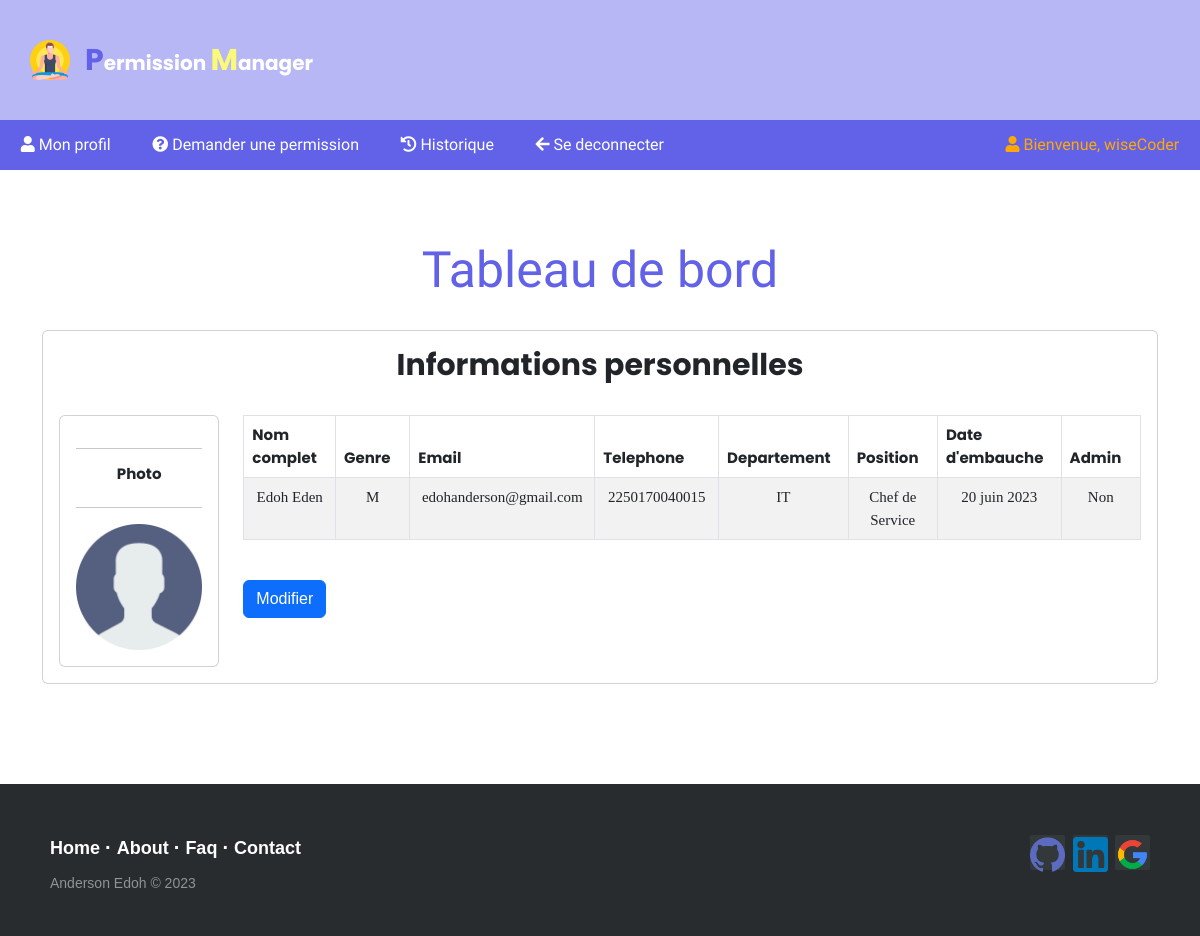
/dashboard/ (signed in), run on the app's committed database.
### my_app/models.py (models this page shows, shortened)
class Employee(AbstractUser):
    GENDER_CHOICES = [
        ('M', 'Masculin'),
        ('F', 'Féminin'),
    ]
    full_name = models.CharField(max_length=255, verbose_name="Nom complet")
    gender = models.CharField(max_length=1, choices=GENDER_CHOICES, default='M')
    department = models.CharField(max_length=100, verbose_name="Département")
    position = models.CharField(max_length=100, verbose_name="Poste")
    hire_date = models.DateField(verbose_name="Date d'embauche")
    phone_no = models.IntegerField(null=True, verbose_name="Numéro de téléphone")
    email = models.EmailField(verbose_name="Adresse e-mail")
    photo = models.ImageField(upload_to='employee_photos/', null=True, blank=True, verbose_name="Photo")
    is_admin = models.BooleanField(default=False, verbose_name="Administrateur")
    groups = models.ManyToManyField(
        'auth.Group',
        verbose_name='groups',
        blank=True,
        related_name='employee_groups',
        related_query_name='employee',
    )
    user_permissions = models.ManyToManyField(
        'auth.Permission',
        verbose_name='user permissions',
        blank=True,
        related_name='employee_user_permissions',
        related_query_name='employee',
        help_text='Permissions for the employee',
    )

### my_app/views.py (the view)
# urls.py: path("dashboard/", views.dashboard_view, name="dashboard"),  # url du tableau de bord*
@login_required
def dashboard_view(request):
    if request.user.is_admin:
        permission_requests = PermissionRequest.objects.all()
        context = {
            'permission_requests': permission_requests
        }
        return render(request, 'my_app/admin_dashboard.html', context)
    else:
        user = request.user  # Obtient l'utilisateur connecté
        context = {
            'user': user
        }
        return render(request, 'my_app/dashboard.html', context)

### my_app/templates/my_app/dashboard.html (shortened to what this page needs)
{% extends 'my_app/base.html' %}
{% load static %}
{% block content %}
<section>
    <div class="div-2">
    <ul>
        <a class="onglet" href="{% url 'my_app:dashboard' %}"><li ><i class="fa fa-user" ></i> Mon profil</li></a>
        <a class="onglet" href="{%  url 'my_app:permission_request' %}"><li><i class="fa fa-question-circle"></i> Demander une permission</li></a>
        <a class="onglet" href="{%  url 'my_app:history' %}"><li><i class="fa fa-history"></i> Historique</li></a>
        <a class="onglet" href="{% url 'my_app:logout' %}"><li ><i class="fa fa-arrow-left"></i> Se deconnecter</li></a>
        <li>
            <span>
                <i class="fa fa-user"></i>
                Bienvenue, {{user.username}}
            </span>
        </li>
    </ul>
    </div>
    <h1 class="titre-1">Tableau de bord</h1>
     <div class="container">
        <div class="card card-body div-3">
            <h3 class="titre-3">Informations personnelles</h3>
            <div class="row mt-4">
                <div class="col-md-2">
                    <div class="card card-body">
                        <hr>
                        <h4 class="titre-4">Photo</h4>
                        <hr>
                        {% if user.photo %}
                            <img class="profile_img" src="{{ user.photo.url }}" >
                        {% else %}
                            <img class="profile_img" src="{% static '/img/generaluser.png' %}" >
                        {% endif %}
                    </div>
                </div>
                <div class="col-md-10">
                    <table class="table table-hover table-striped table-bordered pt-2 ">
                            <thead class="">
                                <tr>
                                    <th>Nom complet</th>
                                    <th>Genre</th>
                                    <th>Email</th>
                                    <th>Telephone</th>
                                    <th>Departement</th>
                                    <th>Position</th>
                                    <th>Date d'embauche</th>
                                    <th>Admin</th>
                                </tr>
                            </thead>
                            <tbody>
                                <tr>
                                    <td>{{user.full_name}}</td>
                                    <td> {{user.gender}} </td>
                                    <td>{{user.email}}</td>
                                    <td>{{user.phone_no}}</td>
                                    <td>{{user.department}}</td>
                                    <td>{{user.position}}</td>
                                    <td>{{user.hire_date}}</td>
                                    <td>{% if user.is_admin %}Oui{% else %}Non{% endif %}</td>
                                </tr>
                            </tbody>
                        </table>
                        <form method="POST" action="">
                        <input class="btn btn-primary mt-4" type="submit" name="edit" value='Modifier'>
                        </form>
                    </div>
                </div>
            </div>
        </div>
</section>
{% endblock %}
{% block extracss %}
<link rel="stylesheet" type="text/css" href="{% static 'css/dashboard.css' %}">
<link rel="stylesheet" href="https://cdn.jsdelivr.net/npm/bootstrap@5.2.3/dist/css/bootstrap.min.css">
<link rel="stylesheet" href="https://cdnjs.cloudflare.com/ajax/libs/font-awesome/5.15.4/css/all.min.css">
{% endblock %}

### my_app/static/css/base.css (style rules this page uses)
body { margin: auto; }

### my_app/static/css/dashboard.css (style rules this page uses)
body { margin: auto; }
.titre-1 { font-family: "Lilita One",sans-serif; color: rgb(98, 98, 232); font-size: 50px; text-align: center; margin-bottom: 30px; }
.titre-3 { font-family: "Poppins",sans-serif; font-size: 30px; text-align: center; font-weight: bold; }
.titre-4 { font-family: "Poppins",sans-serif; font-size: 15px; text-align: center; font-weight: bold; }
.div-2 { display: flex; flex-direction: row; margin-bottom: 70px; }
.div-2 ul { list-style-type: none; margin: 0; padding: 0; overflow: hidden; background-color: rgb(98, 98, 232); width: 100%; height: 50px; display: flex; flex-direction: row; justify-content: space-around; align-items: center; color: white; font-family: "Lilita One",sans-serif; }
li span { margin-left: 300px; color: rgb(255, 168, 7); }
th { font-family: "Poppins",sans-serif; font-size: 15px; text-align: center; }
td { font-family: "Times New Roman",sans-serif; font-size: 15px; text-align: center; width: 400px; }
input { font-family: "Poppins",sans-serif; }
.div-3 { margin-bottom: 100px; }
.onglet { color: white; align-content: center; text-decoration: none; }

### data on the page
Employee: username "wiseCoder", full_name "Edoh Eden", gender "M", email "edohanderson@gmail.com", phone_no "2250170040015", department "IT", position "Chef de Service", hire_date "20 juin 2023"
